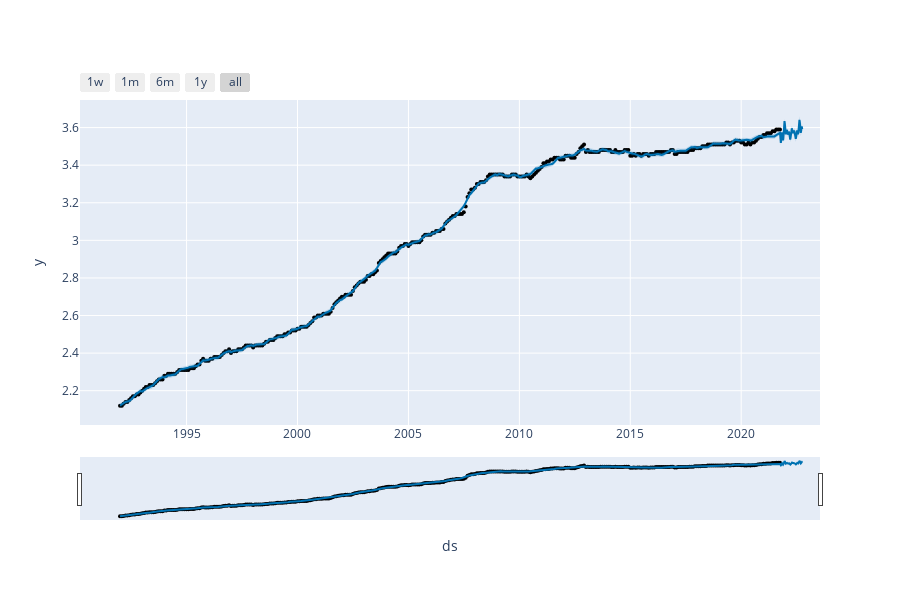

This figure's notebook cell:
### Code cell
from prophet.plot import plot_plotly, plot_components_plotly

plot_plotly(m, forecast)

### Figure 1 — Plotly figure (JSON) as saved in the notebook; plotly's stock layout.template omitted (floating-point values rounded to 4 significant figures; data arrays with more than 128 entries replaced by an {"elided": "..."} marker saying what was removed)
{"data": [{"marker": {"color": "black", "size": 4}, "mode": "markers", "name": "Actual", "type": "scatter", "x": {"elided": "358 str values"}, "y": {"elided": "358 float values"}}, {"hoverinfo": "skip", "line": {"width": 0}, "mode": "lines", "type": "scatter", "x": {"elided": "723 str values"}, "y": {"elided": "723 float values"}}, {"fill": "tonexty", "fillcolor": "rgba(0, 114, 178, 0.2)", "line": {"color": "#0072B2", "width": 2}, "mode": "lines", "name": "Predicted", "type": "scatter", "x": {"elided": "723 str values"}, "y": {"elided": "723 float values"}}, {"fill": "tonexty", "fillcolor": "rgba(0, 114, 178, 0.2)", "hoverinfo": "skip", "line": {"width": 0}, "mode": "lines", "type": "scatter", "x": {"elided": "723 str values"}, "y": {"elided": "723 float values"}}], "layout": {"height": 600, "showlegend": false, "width": 900, "xaxis": {"rangeselector": {"buttons": [{"count": 7, "label": "1w", "step": "day", "stepmode": "backward"}, {"count": 1, "label": "1m", "step": "month", "stepmode": "backward"}, {"count": 6, "label": "6m", "step": "month", "stepmode": "backward"}, {"count": 1, "label": "1y", "step": "year", "stepmode": "backward"}, {"step": "all"}]}, "rangeslider": {"visible": true}, "title": {"text": "ds"}, "type": "date"}, "yaxis": {"title": {"text": "y"}}}}
